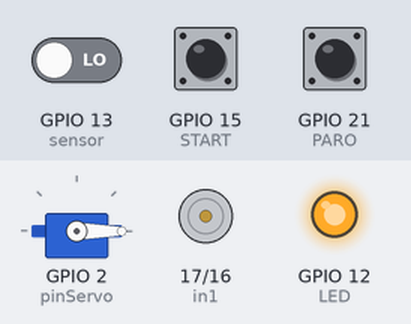
The sketch below on a simulated ESP32. On the bench: servo, motor-driver pin pairs drawn as motors (green arrow = first pin HIGH = forward, orange = second pin HIGH = backward, longer = more drive), output pins drawn as LEDs (lit = HIGH). Inputs (shaded band) come from the test bench; at power-on: GPIO 21 (PARO) HIGH, GPIO 13 (sensor) LOW, GPIO 15 (START) HIGH. WiFi joins after 1.5 s; servers stay silent unless stated; no MQTT or app messages arrive unless stated; what the sketch prints to the serial monitor is not drawn.

Above: at 2.7 s.
2.8 s: GPIO 21 (PARO) pulled LOW for 1 s
At 3.6 s:
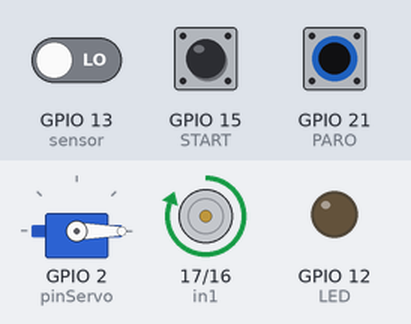
5.3 s: GPIO 21 (PARO) pulled LOW for 0.15 s
At 5.4 s:
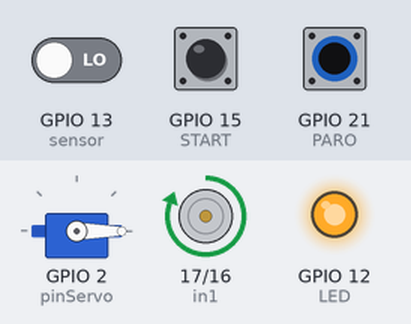
10.0 s: GPIO 21 (PARO) pulled LOW for 3.2 s
At 11.0 s:
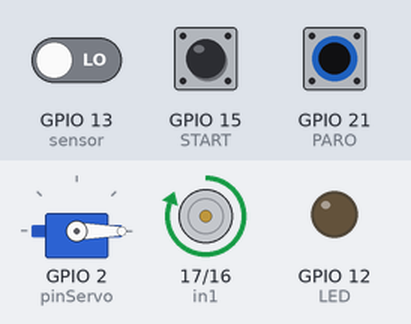
Timing chart, 0 to 14.7 s (numbered marks = the images above; inputs shaded):
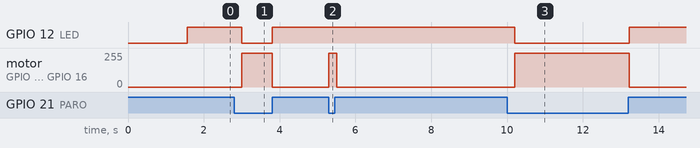

Measured:
- after the input at 2.8 s, GPIO 12 (LED): HIGH → LOW after 0.20 s, → HIGH 0.81 s later; motor on GPIO 17 (in1) / GPIO 16 (in2): stopped → forward 255/255 after 0.20 s, → stopped 0.81 s later
- after the input at 5.3 s, motor on GPIO 17 (in1) / GPIO 16 (in2): stopped → forward 255/255 at once, → stopped 0.20 s later
- after the input at 10.0 s, GPIO 12 (LED): HIGH → LOW after 0.20 s, → HIGH 3.0 s later; motor on GPIO 17 (in1) / GPIO 16 (in2): stopped → forward 255/255 after 0.20 s, → stopped 3.0 s later

The sketch:

Empaquetado.ino
```cpp
//librerias
#include <HCSR04.h>
#include <ESP32Servo.h>
#include <WiFi.h>
#include "PubSubClient.h"

//Objeto del sensor ultrasonico
HCSR04 hc(18, 19); //initialisation class HCSR04 (trig pin , echo pin)

//servomotor
Servo servo;

//constantes de la conexion WIFI
//conexiones
const char* ssid = "BUAP_Estudiantes";
const char* password = "f85ac21de4";
const char* mqtt_server = "test.mosquitto.org";


//constantes de los pines
const int pinServo = 2;
const int PARO = 21;
const int LED = 12;
const int sensor = 13;
const int START = 15;
const int in2 = 16;
const int in1 = 17;

//variables
bool a = true;

String startMensaje = "";
String startLedMensaje = "";
String paroMensaje = "";
String paroLedMensaje = "";
String sensorMensaje = "";
String panMensaje = "";
String servoMensaje = "";

WiFiClient espClient;
PubSubClient client(espClient);

//INICIALIZAR WIFI
void setup_wifi() {
  delay(10);
  Serial.print("");
  Serial.print("Conectandose a: ");
  Serial.println(ssid);

  WiFi.begin(ssid, password);

  while (WiFi.status() != WL_CONNECTED) {
    delay(500);
    Serial.print(".");
  }

  Serial.println("");
  Serial.println("Wifi conectado");
  Serial.print("direccion IP: ");
  Serial.println(WiFi.localIP());
}

//PARA RECONECTAR AL SERVIDOR
void reconnect() {
  while (!client.connected()) {
    Serial.print("Intentando la conexion....");

    if (client.connect("3bd6bdec-6da1-418b-9507-4b3f5dd57f25")) {
      Serial.println("Conectado");
      client.subscribe("MecaAvanzada/Empaquetado");
      client.subscribe("MecaAvanzada/Paro");
      Serial.println("suscrito al tema");
    } else {
      Serial.print("falla");
      Serial.print(client.state());
      Serial.print("Nuevo intento en 5 segundos");
      delay(500);
    }
  }
}

//FUNCION PARA RECIBIR LOS MENSAJES
void callback(char* tema, byte* mensaje, unsigned int tamano){
  String mensajeTemp;

  for(int i = 0; i < tamano; i++){
    mensajeTemp += (char)mensaje[i];
  }

  Serial.println(mensajeTemp);

  if(strcmp(tema, "MecaAvanzada/Paro") == 0){
    paroMensaje = mensajeTemp;
  } else if (strcmp(tema, "MecaAvanzada/Empaquetado") == 0) {
    startMensaje = mensajeTemp;
  }
}

void STOP() {
   if(digitalRead(PARO) == 1 || paroMensaje == "0Paro"){
    servo.write(0);
    while(digitalRead(PARO) == 1 || paroMensaje == "0Paro"){
      client.loop();
      paroLedMensaje = "encendido";
      client.publish("MecaAvanzada/empaquetadoParoLed", paroLedMensaje.c_str(), true);
      digitalWrite(in1, LOW);
      digitalWrite(in2, LOW);
      digitalWrite(LED, HIGH);
    }
  } else {
    paroLedMensaje = "apagado";
    client.publish("MecaAvanzada/empaquetadoParoLed", paroLedMensaje.c_str(), true);
    digitalWrite(LED, LOW);
  }
}

void setup() {
  //inicialización serial
  Serial.begin(115200);

  setup_wifi();

  //inicialización del servo
  servo.attach(pinServo, 500, 2500);

  //SERVER DEL MQTT
  client.setServer(mqtt_server, 1883);
  client.setCallback(callback);

  //inicializacion de ls entradas y salidas de la tarjeta
  pinMode(sensor, INPUT);
  pinMode(START, INPUT_PULLUP);
  pinMode(in1, OUTPUT);
  pinMode(in2, OUTPUT);
  pinMode(PARO, INPUT_PULLUP);
  pinMode(LED, OUTPUT);

  //se inicializa el servo
  servo.write(0);
  servoMensaje = "abajo";
      client.publish("MecaAvanzada/empaquetadoServo", servoMensaje.c_str(), true);
}

void loop() {
  if (!client.connected()) {
    reconnect();
  }

  client.loop();

  //se verifica otra vez el boton de PARO
  STOP();

  //se verifica que el boton de inico este encendido o no
  if(digitalRead(START) == 1 || startMensaje == "inicioEmpaquetado") {

    panMensaje = "no";
    client.publish("MecaAvanzada/empaquetadoPan", panMensaje.c_str(), true);
    startLedMensaje = "encendido";
    client.publish("MecaAvanzada/empaquetadoLed", startLedMensaje.c_str(), true);
    delay(200);

     //se verifica otra vez el boton de PARO
    STOP();

    //si el boton start esta activado entonces el motor estara encendido
    digitalWrite(in1, HIGH);
    digitalWrite(in2, LOW);


    //si la banda esta avanzando y la caja ya llego a la posicion
    if (digitalRead(sensor) == 1){

      sensorMensaje = "detectado";
      client.publish("MecaAvanzada/empaquetadoSensor", sensorMensaje.c_str(), true);

      //se verifica otra vez el boton de PARO
      STOP();

      //si el sensor detecta la caja, el motor se apaga
      digitalWrite(in1, LOW);
      digitalWrite(in2, LOW);

      //se hace una espera hasta que el pan llegue a la estación
      while(a == true){

        //se verifica otra vez el boton de PARO
        STOP();

        //hasta que la distancia sea menor que 5, la espera termina
        if ((hc.dist()) < 5){
          a = false;
          panMensaje = "detectado";
          client.publish("MecaAvanzada/empaquetadoPan", panMensaje.c_str(), true);
          delay(2000);
        } else {

          panMensaje = "no";
          client.publish("MecaAvanzada/empaquetadoPan", panMensaje.c_str(), true);
        }
      }

      //se baja el servo para cerrar la caja y se da una espera de 2 seg
      servo.write(85);
      servoMensaje = "abajo";
      client.publish("MecaAvanzada/empaquetadoServo", servoMensaje.c_str(), true);
      delay(2000);

      //se vuelve a inicializar la variable de control
      a = true;

      //se hace un ciclo donde mientras la caja vaya avanzando ya cerrada el servo no suba y la cinta no se detenga
      while(a == true) {

        //se verifica otra vez el boton de PARO
        STOP();

        if(digitalRead(sensor) == 1){
          sensorMensaje = "detectado";
          client.publish("MecaAvanzada/empaquetadoSensor", sensorMensaje.c_str(), true);

          //si el sensor sigue detectando la caja la cinta no se detendrra
          digitalWrite(in1, HIGH);
          digitalWrite(in2, LOW);
        } else {
          sensorMensaje = "no";
          client.publish("MecaAvanzada/empaquetadoSensor", sensorMensaje.c_str(), true);
          delay(200);
          //si el sensor ya no detecta la caja detienen la cinta y reinizializa la banda
          digitalWrite(in1, LOW);
          digitalWrite(in2, LOW);
          a = false;
        }
      }

      //se sube el brazo que cierra la , se da un pequeño delay y se reinicizliza la variable de control
      servo.write(0);
      servoMensaje = "arriba";
      client.publish("MecaAvanzada/empaquetadoServo", servoMensaje.c_str(), true);
      delay(200);

      a = true;
    } else{
      sensorMensaje = "no";
      client.publish("MecaAvanzada/empaquetadoSensor", sensorMensaje.c_str(), true);
      delay(200);
    }
  } else{

    //se envia para apagar el led
    startLedMensaje = "apagado";
    client.publish("MecaAvanzada/empaquetadoLed", startLedMensaje.c_str(), true);
    delay(200);

    // si no esta presionado el boton encendido entonces la cinta no avanza
    digitalWrite(in1, LOW);
    digitalWrite(in2, LOW);
  }
}
```
